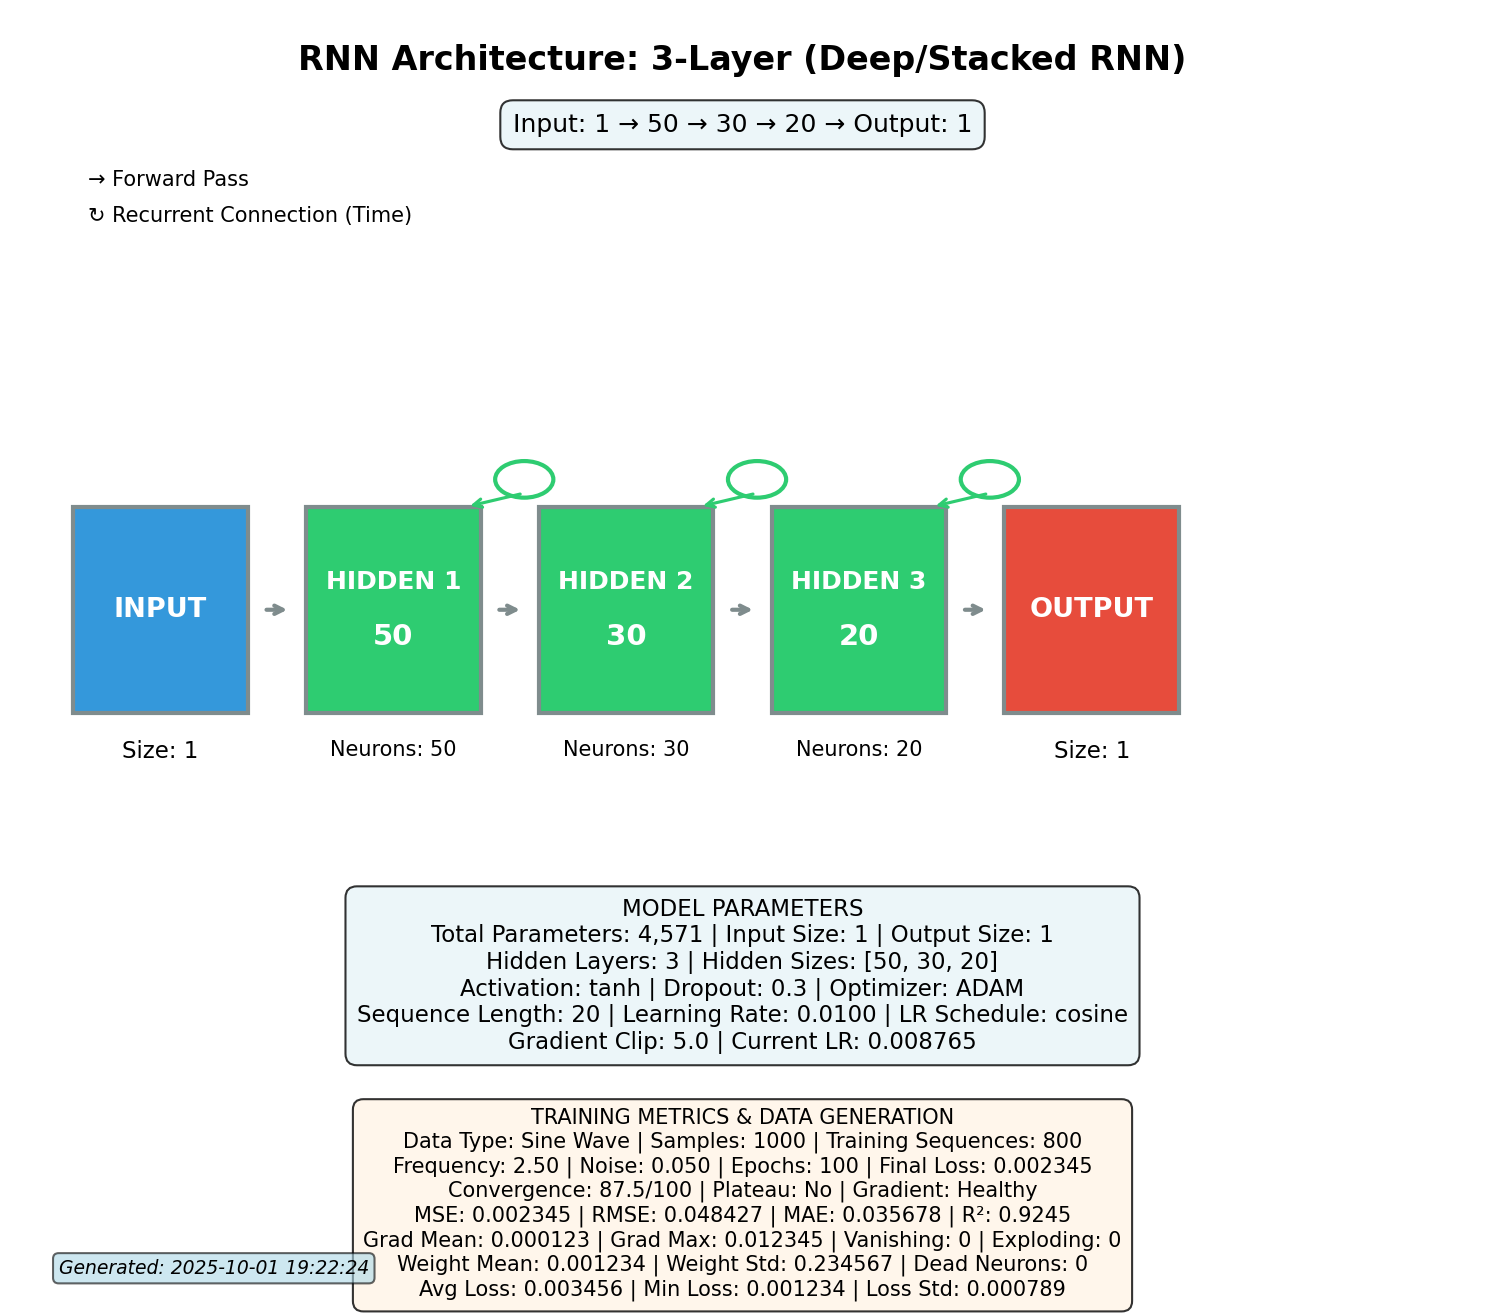

Reproduce this figure in Python.
"""
Model Schema Demo Test Script
Test the model schema visualization feature
"""
import matplotlib.pyplot as plt
from matplotlib.figure import Figure
import matplotlib.patches as mpatches
import numpy as np
from datetime import datetime


def draw_test_schema():
    """Test schema drawing with a sample 3-layer model."""
    
    # Create figure (larger to accommodate more information)
    fig = Figure(figsize=(10, 9), dpi=100, facecolor='white')
    ax = fig.add_subplot(111)
    ax.set_facecolor('white')
    ax.axis('off')
    ax.set_xlim(0, 10)
    ax.set_ylim(0, 14)  # Extended y-axis for more info space
    
    # Sample model parameters
    num_layers = 3
    hidden_sizes = [50, 30, 20]
    input_size = 1
    output_size = 1
    
    # Colors
    input_color = '#3498db'
    hidden_color = '#2ecc71'
    output_color = '#e74c3c'
    text_color = 'black'
    line_color = '#7f8c8d'
    info_box_color = '#e8f4f8'
    metrics_box_color = '#fff4e6'
    
    # Calculate positions
    total_width = 8
    layer_spacing = total_width / (num_layers + 2)
    start_x = 1
    center_y = 7.5  # Moved up to make room for info below
    node_height = 2.25  # 50% increase from 1.5
    node_width = 1.2  # 50% increase from 0.8
    
    # Draw Input Layer (50% wider boxes)
    x = start_x
    ax.add_patch(plt.Rectangle((x - node_width/2, center_y - node_height/2), node_width, node_height,
                               facecolor=input_color, edgecolor=line_color, linewidth=2))
    ax.text(x, center_y, 'INPUT', ha='center', va='center', 
           fontsize=13, weight='bold', color='white')
    ax.text(x, center_y - node_height/2 - 0.3, f'Size: {input_size}',
           ha='center', va='top', fontsize=11, color=text_color)
    
    prev_x = x
    x += layer_spacing
    
    # Draw Hidden Layers (50% wider boxes)
    for i, hidden_size in enumerate(hidden_sizes, 1):
        # Draw arrow
        ax.annotate('', xy=(x - node_width/2 - 0.1, center_y), xytext=(prev_x + node_width/2 + 0.1, center_y),
                   arrowprops=dict(arrowstyle='->', lw=2, color=line_color))
        
        # Draw layer box
        ax.add_patch(plt.Rectangle((x - node_width/2, center_y - node_height/2), node_width, node_height,
                                  facecolor=hidden_color, edgecolor=line_color, linewidth=2))
        ax.text(x, center_y + 0.3, f'HIDDEN {i}', ha='center', va='center',
               fontsize=12, weight='bold', color='white')
        ax.text(x, center_y - 0.3, f'{hidden_size}', ha='center', va='center',
               fontsize=14, weight='bold', color='white')
        
        # Layer info below
        ax.text(x, center_y - node_height/2 - 0.3, f'Neurons: {hidden_size}',
               ha='center', va='top', fontsize=10, color=text_color)
        
        # Recurrent connection (self-loop) - larger circle
        circle = plt.Circle((x + node_width/2 + 0.3, center_y + node_height/2 + 0.3), 0.2,
                           fill=False, edgecolor=hidden_color, linewidth=2)
        ax.add_patch(circle)
        ax.annotate('', xy=(x + node_width/2 - 0.1, center_y + node_height/2), 
                   xytext=(x + node_width/2 + 0.3, center_y + node_height/2 + 0.15),
                   arrowprops=dict(arrowstyle='->', lw=1.5, color=hidden_color))
        
        prev_x = x
        x += layer_spacing
    
    # Draw Output Layer (50% wider box)
    ax.annotate('', xy=(x - node_width/2 - 0.1, center_y), xytext=(prev_x + node_width/2 + 0.1, center_y),
               arrowprops=dict(arrowstyle='->', lw=2, color=line_color))
    
    ax.add_patch(plt.Rectangle((x - node_width/2, center_y - node_height/2), node_width, node_height,
                               facecolor=output_color, edgecolor=line_color, linewidth=2))
    ax.text(x, center_y, 'OUTPUT', ha='center', va='center',
           fontsize=13, weight='bold', color='white')
    ax.text(x, center_y - node_height/2 - 0.3, f'Size: {output_size}',
           ha='center', va='top', fontsize=11, color=text_color)
    
    # Add title (moved to new y position)
    title_text = f"RNN Architecture: {num_layers}-Layer (Deep/Stacked RNN)"
    ax.text(5, 13.5, title_text, ha='center', va='center',
           fontsize=16, weight='bold', color=text_color)
    
    # Add architecture info box
    info_text = f"Input: {input_size} → "
    info_text += " → ".join([str(s) for s in hidden_sizes])
    info_text += f" → Output: {output_size}"
    
    ax.text(5, 12.8, info_text, ha='center', va='center',
           fontsize=12, color=text_color,
           bbox=dict(boxstyle='round,pad=0.5', facecolor=info_box_color, alpha=0.8))
    
    # === MODEL PARAMETERS SECTION ===
    model_info = "MODEL PARAMETERS\n"
    model_info += "Total Parameters: 4,571 | Input Size: 1 | Output Size: 1\n"
    model_info += f"Hidden Layers: {num_layers} | Hidden Sizes: {hidden_sizes}\n"
    model_info += "Activation: tanh | Dropout: 0.3 | Optimizer: ADAM\n"
    model_info += "Sequence Length: 20 | Learning Rate: 0.0100 | LR Schedule: cosine\n"
    model_info += "Gradient Clip: 5.0 | Current LR: 0.008765"
    
    ax.text(5, 3.5, model_info, ha='center', va='center',
           fontsize=11, color=text_color,
           bbox=dict(boxstyle='round,pad=0.5', facecolor=info_box_color, alpha=0.8))
    
    # === TRAINING METRICS SECTION === (sample data with advanced metrics and data generation)
    metrics_info = "TRAINING METRICS & DATA GENERATION\n"
    metrics_info += "Data Type: Sine Wave | Samples: 1000 | Training Sequences: 800\n"
    metrics_info += "Frequency: 2.50 | Noise: 0.050 | Epochs: 100 | Final Loss: 0.002345\n"
    metrics_info += "Convergence: 87.5/100 | Plateau: No | Gradient: Healthy\n"
    metrics_info += "MSE: 0.002345 | RMSE: 0.048427 | MAE: 0.035678 | R²: 0.9245\n"
    metrics_info += "Grad Mean: 0.000123 | Grad Max: 0.012345 | Vanishing: 0 | Exploding: 0\n"
    metrics_info += "Weight Mean: 0.001234 | Weight Std: 0.234567 | Dead Neurons: 0\n"
    metrics_info += "Avg Loss: 0.003456 | Min Loss: 0.001234 | Loss Std: 0.000789"
    
    ax.text(5, 1.0, metrics_info, ha='center', va='center',
           fontsize=10, color=text_color,
           bbox=dict(boxstyle='round,pad=0.5', facecolor=metrics_box_color, alpha=0.8))
    
    # Add legend (moved to new position)
    ax.text(0.5, 12.2, '→ Forward Pass', ha='left', va='center',
           fontsize=10, color=text_color)
    ax.text(0.5, 11.8, '↻ Recurrent Connection (Time)', ha='left', va='center',
           fontsize=10, color=text_color)
    
    # Add timestamp at bottom left corner
    from datetime import datetime
    timestamp_text = f"Generated: {datetime.now().strftime('%Y-%m-%d %H:%M:%S')}"
    ax.text(0.3, 0.2, timestamp_text, ha='left', va='bottom',
           fontsize=9, color=text_color, style='italic',
           bbox=dict(boxstyle='round,pad=0.3', facecolor='lightblue', alpha=0.6))
    
    return fig


def main():
    """Main test function."""
    print("=" * 60)
    print("Model Schema Demo Test")
    print("=" * 60)
    
    print("\n📊 Creating test schema...")
    fig = draw_test_schema()
    
    print("✅ Schema created successfully!")
    
    # Save test schema
    output_file = "test_model_schema.png"
    fig.tight_layout()
    fig.savefig(output_file, facecolor='white', edgecolor='none', 
                bbox_inches='tight', dpi=150)
    
    print(f"\n💾 Schema saved to: {output_file}")
    print("\n🎨 Schema details:")
    print("   • Input Layer: Blue (1 neuron)")
    print("   • Hidden Layer 1: Green (50 neurons)")
    print("   • Hidden Layer 2: Green (30 neurons)")
    print("   • Hidden Layer 3: Green (20 neurons)")
    print("   • Output Layer: Red (1 neuron)")
    print("   • Total Parameters: 4,571")
    
    print("\n✨ Features demonstrated:")
    print("   ✓ Multi-layer architecture visualization")
    print("   ✓ Recurrent connections (self-loops)")
    print("   ✓ Forward pass arrows")
    print("   ✓ Layer information boxes")
    print("   ✓ Model parameters display")
    print("   ✓ Sample notes at bottom")
    
    print("\n" + "=" * 60)
    print("Test completed successfully! ✅")
    print(f"Check {output_file} to see the result.")
    print("=" * 60)
    
    # Display the figure
    plt.figure(figsize=(10, 7))
    plt.imshow(plt.imread(output_file))
    plt.axis('off')
    plt.title("Generated Model Schema", fontsize=16, weight='bold')
    plt.tight_layout()
    plt.show()


if __name__ == "__main__":
    main()
